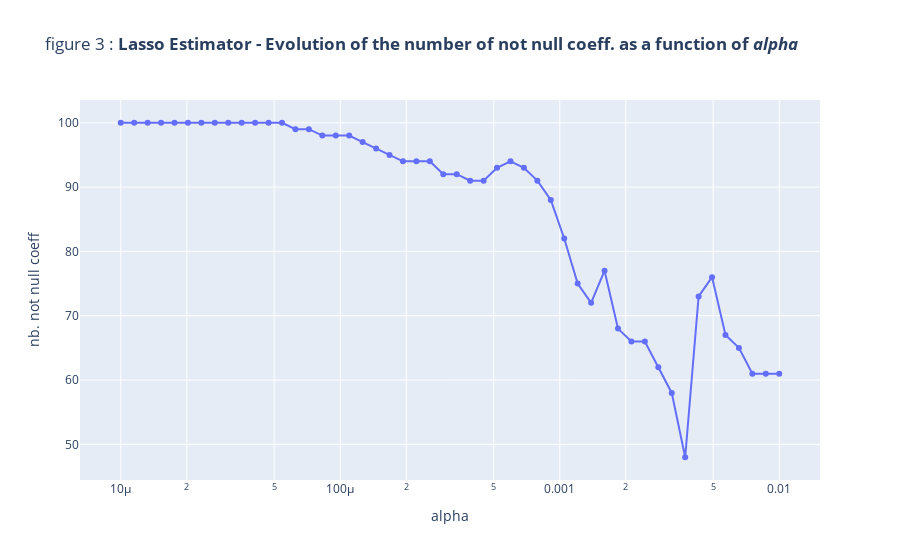

The code cell stored with this chart in its notebook:
### Markdown cell above
### 6.b Plot the number of coefficients that are different from $0$ for each value of $\alpha$ <a class="anchor" id="section_6_b"></a>

### Code cell
# LassoRegression : number of coefficients different from 0 for each alpha
non_zero_coef, alphas_2 = [], np.logspace(-5, -2, 50)
for alpha in alphas_2:
    LassoRegression = linear_model.Lasso(
        alpha=alpha, fit_intercept=True, max_iter=10**6, tol=1e-1
    )
    LassoRegression.fit(x_training_data_std, y_training_data)
    non_zero_coef.append(np.count_nonzero(LassoRegression.coef_))

# Conversion to DataFrame for plotting
df_alphas_2 = pd.DataFrame(alphas_2, columns=["alpha"])
df_not_null = pd.DataFrame(non_zero_coef, columns=["nb. not null coeff"])
df_plot_3 = pd.concat((df_not_null, df_alphas_2), axis=1)

# Display values
fig_3 = px.line(
    df_plot_3,
    x="alpha",
    y="nb. not null coeff",
    log_x=True,
    markers=True,
    title="figure 3 : <b>Lasso Estimator - Evolution of the number of not null coeff. as a function of <i>alpha</i>",
)
fig_3.show()

### Figure 1 — Plotly figure (JSON) as saved in the notebook; plotly's stock layout.template omitted (floating-point values rounded to 4 significant figures)
{"data": [{"hovertemplate": "alpha=%{x}<br>nb. not null coeff=%{y}<extra></extra>", "legendgroup": "", "line": {"color": "#636efa", "dash": "solid"}, "marker": {"symbol": "circle"}, "mode": "markers+lines", "name": "", "orientation": "v", "showlegend": false, "type": "scatter", "x": [1e-05, 1.151e-05, 1.326e-05, 1.526e-05, 1.758e-05, 2.024e-05, 2.33e-05, 2.683e-05, 3.089e-05, 3.556e-05, 4.095e-05, 4.715e-05, 5.429e-05, 6.251e-05, 7.197e-05, 8.286e-05, 9.541e-05, 0.0001099, 0.0001265, 0.0001456, 0.0001677, 0.0001931, 0.0002223, 0.000256, 0.0002947, 0.0003393, 0.0003907, 0.0004498, 0.0005179, 0.0005964, 0.0006866, 0.0007906, 0.0009103, 0.001048, 0.001207, 0.001389, 0.0016, 0.001842, 0.002121, 0.002442, 0.002812, 0.003237, 0.003728, 0.004292, 0.004942, 0.00569, 0.006551, 0.007543, 0.008685, 0.01], "xaxis": "x", "y": [100, 100, 100, 100, 100, 100, 100, 100, 100, 100, 100, 100, 100, 99, 99, 98, 98, 98, 97, 96, 95, 94, 94, 94, 92, 92, 91, 91, 93, 94, 93, 91, 88, 82, 75, 72, 77, 68, 66, 66, 62, 58, 48, 73, 76, 67, 65, 61, 61, 61], "yaxis": "y"}], "layout": {"legend": {"tracegroupgap": 0}, "title": {"text": "figure 3 : <b>Lasso Estimator - Evolution of the number of not null coeff. as a function of <i>alpha</i>"}, "xaxis": {"anchor": "y", "domain": [0, 1], "title": {"text": "alpha"}, "type": "log"}, "yaxis": {"anchor": "x", "domain": [0, 1], "title": {"text": "nb. not null coeff"}}}}
